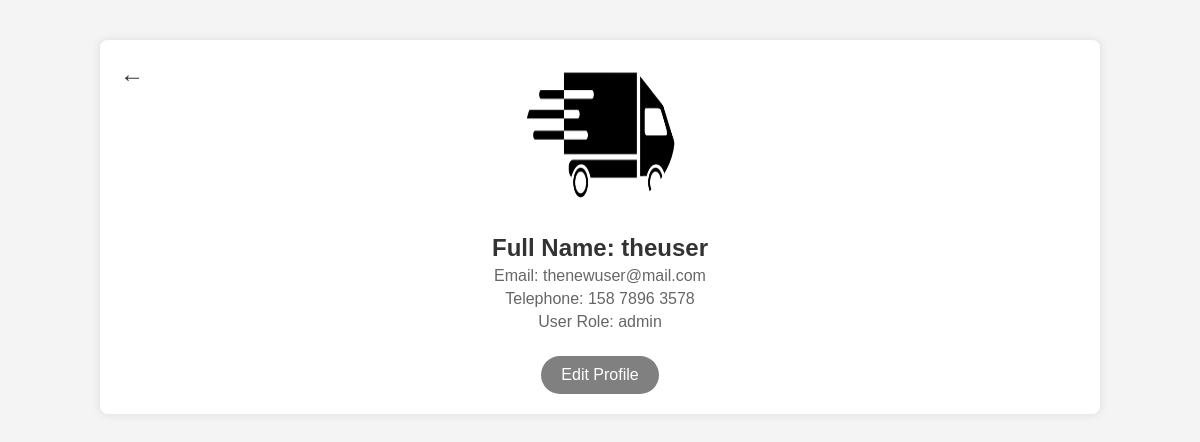
Page /profail.php (signed in) on the committed database.
### tables this page shows
CREATE TABLE `user` (
  `id` int(11) NOT NULL,
  `fullname` varchar(200) NOT NULL,
  `email` varchar(250) NOT NULL,
  `password` text NOT NULL,
  `tel` varchar(100) NOT NULL,
  `user_role` varchar(100) NOT NULL,
  `user_image` text NOT NULL
);

### profail.php (the view, shortened to what this page needs)
<?php
require_once 'db_connect.php';
$email = $_SESSION['email'];
$stmt = $conn->prepare('SELECT * FROM user WHERE email = :email');
$stmt->bindParam(':email', $email);
$stmt->execute();
$user = $stmt->fetch(PDO::FETCH_ASSOC);
$user_fullname = $user['fullname'];
$user_email = $user['email'];
$user_role = $user['user_role'];
$profilePicture = $user['user_image'];
$telephone = $user['tel'];
?>
<!DOCTYPE html>
<html lang="en">
<head>
    <link rel="stylesheet" href="profail.css">
</head>
<body>
    <div class="container">
        <div class="profile">
            <a href="javascript:history.back()" class="back-button">&#8592;</a>
            <div class="profile-picture">
                <img src="<?php echo $profilePicture; ?>" alt="Profile Picture">
            </div>
            <div class="profile-details">
                <h2>Full Name: <?php echo $user_fullname; ?></h2>
                <p>Email: <?php echo $user_email; ?></p>
                <?php if (!empty($telephone)): ?>
                    <p>Telephone: <?php echo $telephone; ?></p>
                <?php endif; ?>
                <p>User Role: <?php echo $user_role; ?></p>
                <button id="edit-button">Edit Profile</button>
            </div>
        </div>
    </div>
</body>
</html>

### profail.css (style rules this page uses)
body { font-family: Arial, sans-serif; background-color: #f4f4f4; margin: 0; padding: 0; }
.container { width: 80%; margin: 0 auto; padding: 20px; background-color: #fff; box-shadow: 0 0 10px rgba(0, 0, 0, 0.1); border-radius: 8px; margin-top: 40px; position: relative; }
.profile { text-align: center; }
.profile .back-button { display: inline-block; margin-bottom: 20px; font-size: 24px; text-decoration: none; color: #333; position: absolute; left: 20px; top: 20px; }
.profile .profile-picture img { width: 150px; height: 150px; border-radius: 50%; margin-bottom: 20px; }
.profile .profile-details h2 { margin: 0; font-size: 24px; color: #333; }
.profile .profile-details p { font-size: 16px; color: #666; margin: 5px 0; }
.profile .profile-details button { margin-top: 20px; padding: 10px 20px; font-size: 16px; border: none; border-radius: 25px; background-color: gray; color: white; cursor: pointer; transition: background-color 0.3s, color 0.3s; }

### rows in the picture
user: user_image (picture), fullname "theuser", email "thenewuser@mail.com", tel "158 7896 3578", user_role "admin"
